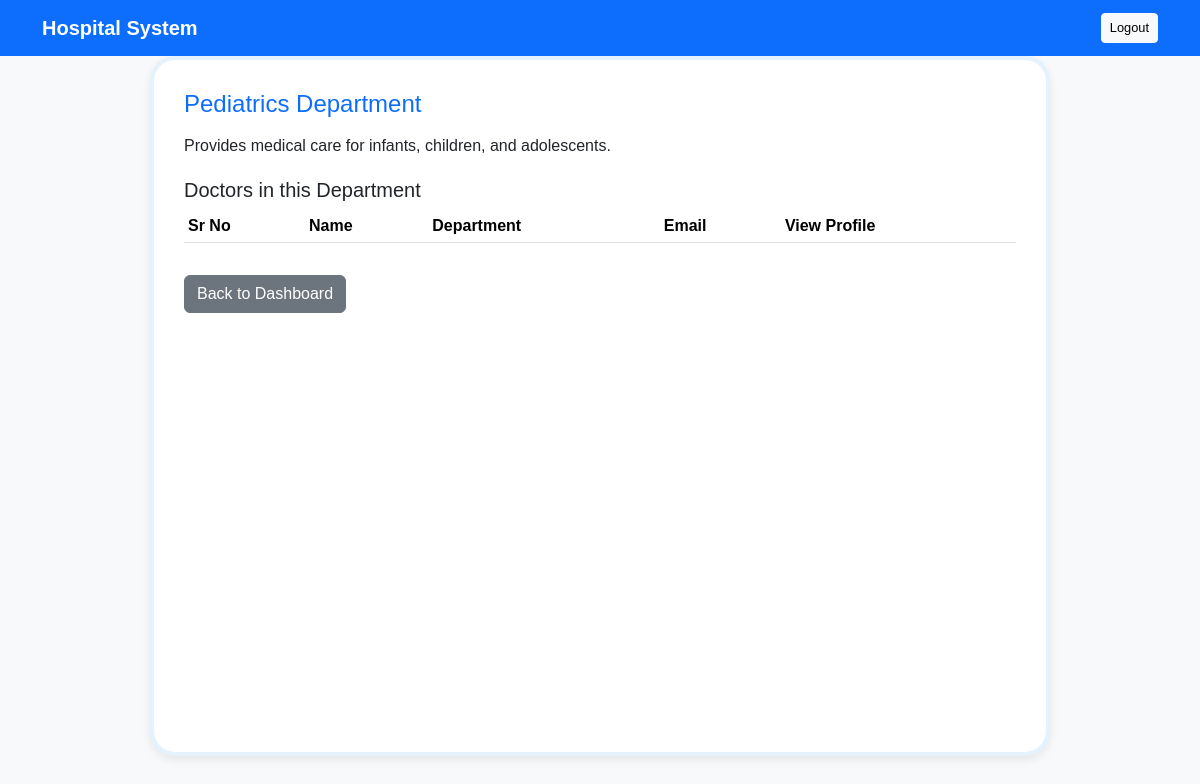
The app's page /admin/department/1 (signed in), older data.
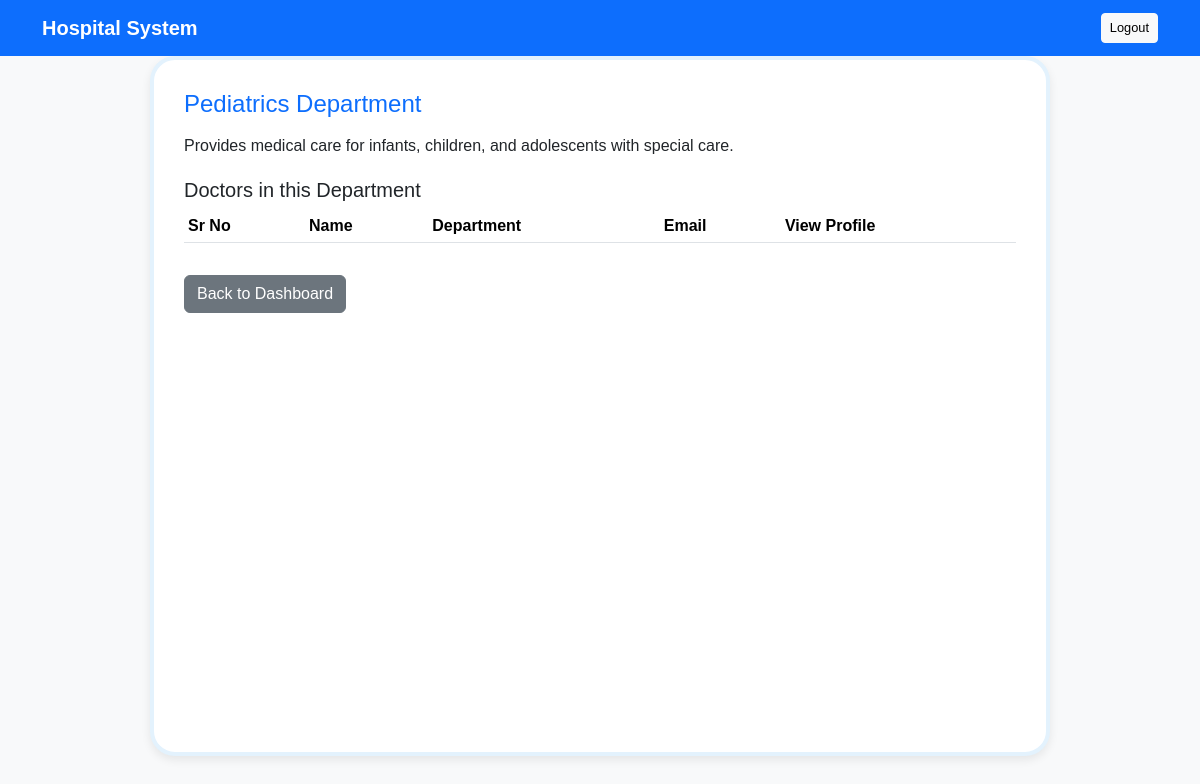
The same page, newer data.
### application/models.py (models this page shows)
class Department(db.Model):
    id = db.Column(db.Integer, primary_key=True)
    name = db.Column(db.String(100), nullable=False)
    details = db.Column(db.Text)

### application/controllers.py (the view)
    @app.route('/admin/department/<int:department_id>')
    def admin_department_details(department_id):
        if 'role' not in session or session['role'] != 'admin':
            flash("Access denied!", "danger")
            return redirect(url_for('login'))
        department = Department.query.get_or_404(department_id)
        doctors = Doctor.query.filter_by(department_id=department.id).all()
        return render_template('department_detail.html', department=department, doctors=doctors)

### templates/department_detail.html (shortened to what this page needs)
<!DOCTYPE html>
<html lang="en">
<head>
    <link rel="stylesheet" href="/static/style.css">
    <link href="https://cdn.jsdelivr.net/npm/bootstrap@5.3.8/dist/css/bootstrap.min.css" rel="stylesheet">
</head>
<body>
<nav class="navbar navbar-expand-lg">
    <div class="container">
        <a class="navbar-brand" href="/patient/dashboard">Hospital System</a>
        <div class="ms-auto">
            <a href="/logout" class="btn btn-light btn-sm">Logout</a>
        </div>
    </div>
</nav>
<div id="main">
    <h4>{{ department.name }} Department</h4>
    <p>{{ department.details }}</p>
    <div class="table-section">
        <h5>Doctors in this Department</h5>
        <table class="table table-hover table-sm">
            <thead>
                <tr>
                    <th>Sr No</th>
                    <th>Name</th>
                    <th>Department</th>
                    <th>Email</th>
                    <th>View Profile</th>
                </tr>
            </thead>
        </table>
    </div>
    <a href="/admin/dashboard" class="btn btn-secondary mt-3">Back to Dashboard</a>
</div>
</body>
</html>

Row changes from the older to the newer data that the page shows:
changed Department "Pediatrics": details "Provides medical care for infants, children, and adolescents." → "Provides medical care for infants, children, and adolescents with special care."
